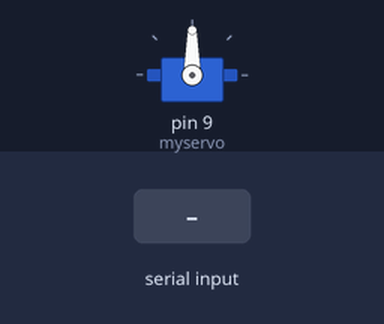
Bench run of a sketch on a simulated Arduino Uno, built with avr-gcc and run on an emulated ATmega328P. On the bench: servo. The test bench sets the inputs (shaded band).

Above: at 1.2 s.
1.3 s: "90,45\n" received over Serial
At 2.5 s:
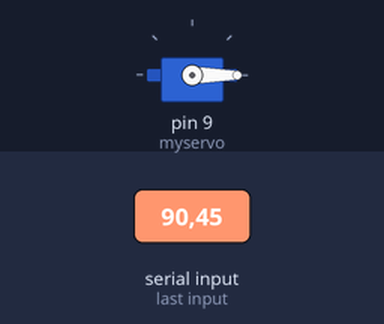
2.8 s: "5\n" received over Serial
At 3.4 s:
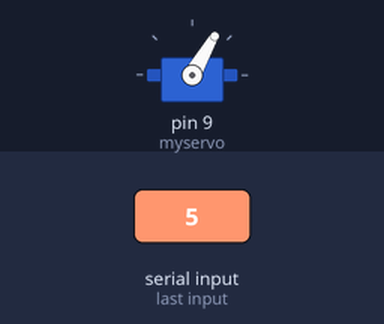
4.3 s: "30,150\n" received over Serial
At 4.8 s:
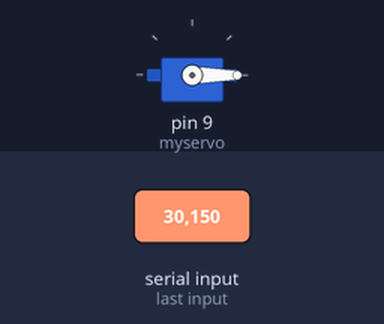
Timing chart, 0 to 7.3 s (numbered marks = the images above; inputs shaded):
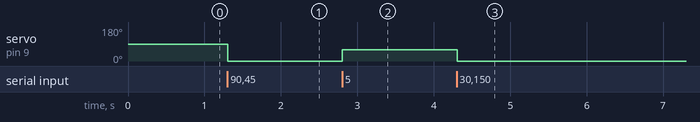

Measured:
- after the input at 1.3 s, servo on pin 9 (myservo): 90° → 0° at once
- after the input at 2.8 s, servo on pin 9 (myservo): 0° → 60° at once
- after the input at 4.3 s, servo on pin 9 (myservo): 60° → 0° at once

The sketch:

ARDUINO_PROGRAM.ino
```cpp
#include <Servo.h>

Servo myservo;  // create Servo object to control a servo

float val,yawangle ;

void setup() {
  Serial.begin(9600);
  myservo.attach(9);  // attaches the servo on pin 9 to the Servo object
}

void loop() {
      if(Serial.available()){
    val=Serial.readStringUntil('\n').toFloat(); // converts string to float value
  yawangle= map(-val, -15, 15, 0, 180);     // scale it for use with the servo (value between 0 and 180)
  myservo.write(yawangle);                 // sets the servo position according to the scaled value
  delay(15);                           // waits for the servo to get there
}
}
```
